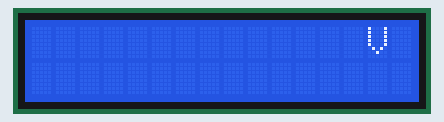
This sketch was run on a simulated Arduino Uno, built with avr-gcc and run on an emulated ATmega328P. Parts: 16×2 character LCD.

Above: at 0.6 s.
At 5.1 s:
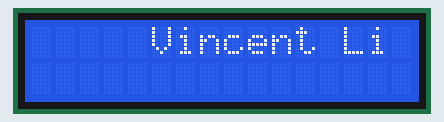
At 10.1 s:
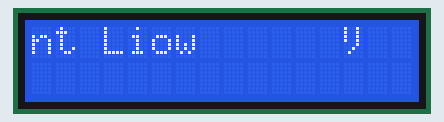
At 19.6 s:
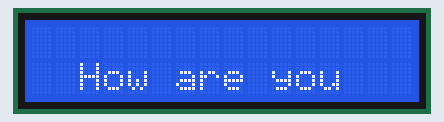
At 29.1 s:
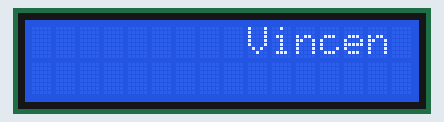
At 38.6 s:
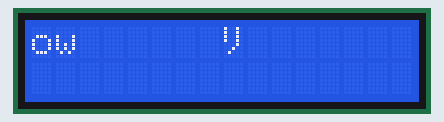

The sketch:

Code_for_lcd.ino
```cpp
#include <LiquidCrystal.h>
/**********************************************************/
char array1[]=" Vincent Liow ";  //the string to print on the LCD
char array2[]=" How are you ";  //the string to print on the LCD
int tim = 500;  //the value of delay time
// initialize the library with the numbers of the interface pins
LiquidCrystal lcd(4, 6, 10, 11, 12, 13);
/*********************************************************/
void setup()
{
  lcd.begin(16, 2);
}
/*********************************************************/
void loop()
{
    lcd.setCursor(15,0);
    for ( int positionCounter1 = 0; positionCounter1 < 26; positionCounter1++)
    {
      lcd.scrollDisplayLeft();
      lcd.print(array1[positionCounter1]);
      delay(tim);
    }
    lcd.clear();
    lcd.setCursor(15,1);
    for (int positionCounter2 = 0; positionCounter2 < 26; positionCounter2++)
    {
      lcd.scrollDisplayLeft();
      lcd.print(array2[positionCounter2]);
      delay(tim);
    }
    lcd.clear();
}
```

Measured:
- what the display in image 0 shows lasts 0.5 s, from 0.6 s to 1.1 s
